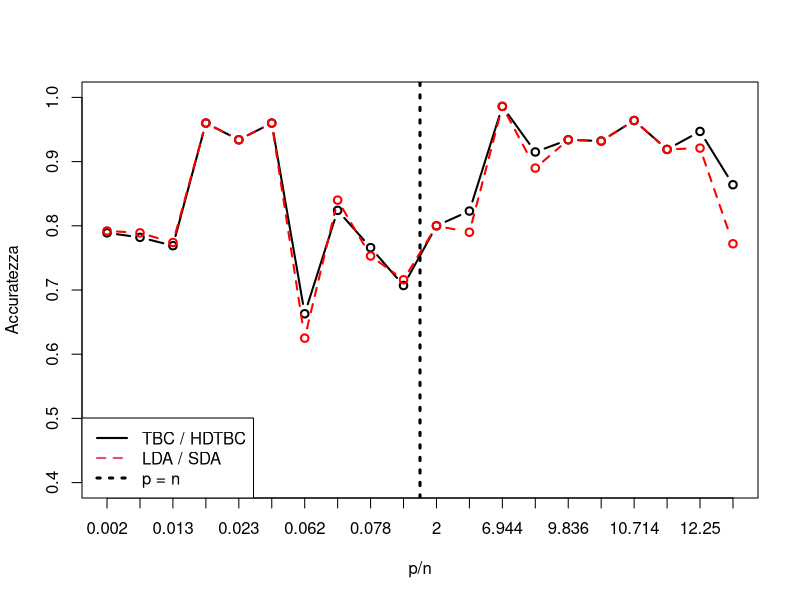
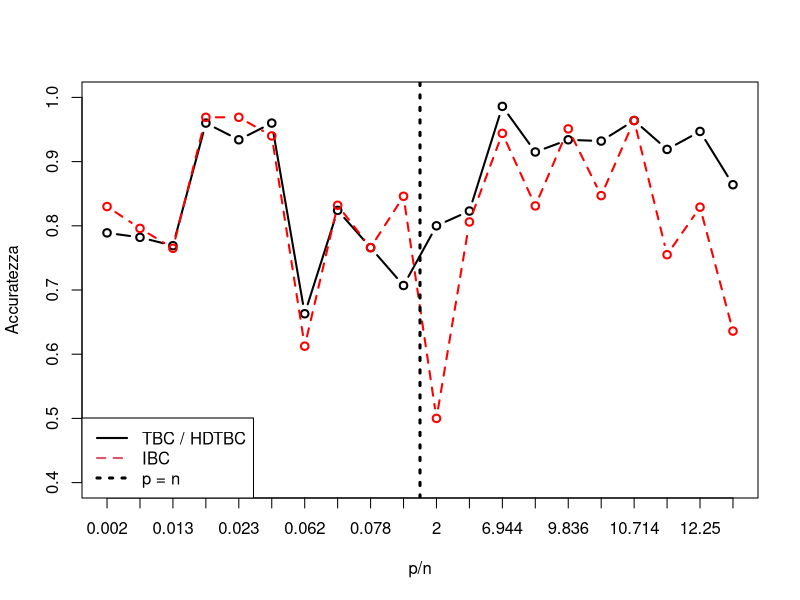
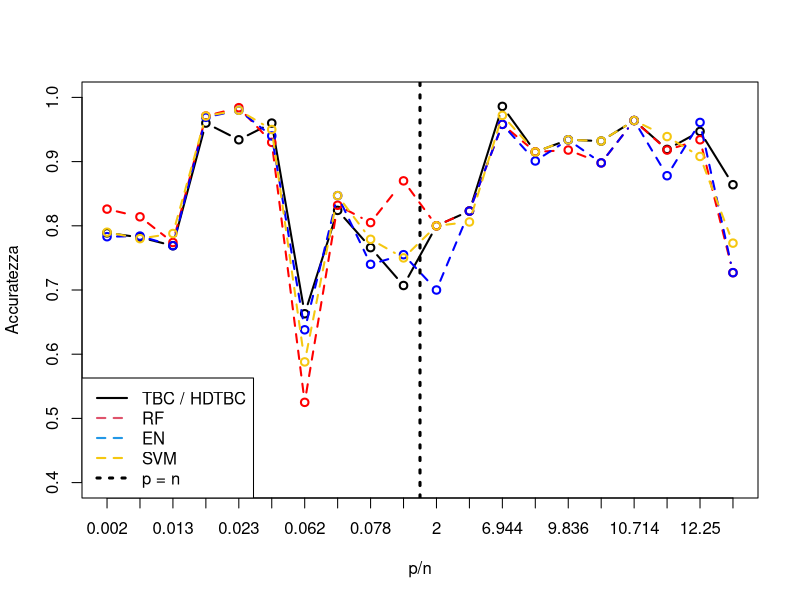

Here is the R script that generated these plots, in order:
# codice per generare i grafici presenti nella tesi

res_rf <- c(.727,.971,.964,.918,.918,.898,.915,.525,
            .823,.832,.934,.93,.958,
            .826,.774,.984,.87,.814,.8,.805)

res_knn <- c(.636,.969,.964,.934,.755,.831,.789,.65,
             .774,.847,.789,.95,.917,
             .832,.742,.969,.817,.776,.1,.779)

res_en <- c(.727,.969,.964,.934,.878,.898,.901,.638,
            .823,.847,.961,.94,.958,
            .783,.769,.98,.755,.784,.7,.74)

res_svm <- c(.773,.971,.964,.934,.939,.932,.915,.588,
             .806,.847,.908,.95,.972,
             .79,.788,.98,.75,.78,.8,.779)

res_lda <- c(.772,.96,.964,.934,.919,.932,.8899,.625,
             .79,.84,.921,.96,.986,
             .792,.774,.934,.716,.789,.8,.753)

res_lda_knn <- c(NA,.957,NA,NA,NA,NA,NA,.6625,
                 NA,.84,NA,.96,NA,
                 .836,.771,NA,.803,.8,NA,.727)

res_tbc <- c(NA,.96,NA,NA,NA,NA,NA,.663,
             NA,.824,NA,.96,NA,
             .789,.769,.934,.707,.782,NA,.766)

res_ibc <- c(.636,.969,.964,.951,.755,.847,.831,.6125,
             .806,.832,.829,.94,.944,
             .83,.765,.969,.846,.796,.5,.766)

res_ibc_base <- c(.636,.946,.875,.77,.51,.746,.803,.475,
                  .806,.847,.5,.92,.958,
                  .707,.774,.93,.707,.78,.6,.701)

res_hd <- c(.864,.966,.964,.934,.919,.932,.915,.675,
            .823,.832,.947,.95,.986,.843,
            .765,.972,.861,.804,.8,.792)


n <- c(22,683,56,61,49,59,71,80,62,131,76,100,72,
       1000,532,256,208,714,10,77)


p <- c(300,10,600,600,600,600,600,5,200,10,
       931,4,500,2,7,6,60,7,20,6)


db_res <- data.frame(n=n,p=p,res_ibc=res_ibc,res_hd=res_hd,
                     res_rf = res_rf, res_en = res_en, 
                     res_knn = res_knn, res_svm = res_svm, 
                     res_lda = res_lda, res_tbc = res_tbc,res_ibc_base,res_lda_knn)

db_res <- db_res[order(db_res$p/db_res$n),]


dbres <- db_res[,-c(10,12)]
dbres[dbres$n>dbres$p,4] <- db_res[db_res$n>db_res$p,10]






####### tbc vs lda
res_ldatbc <- na.omit(dbres[,c(1,2,4,9)])
plot(x=1:20,y=res_ldatbc[,3],type='b',xlab='p/n',ylab='Accuratezza',xaxt='n',ylim=c(.4,1),lwd=2)
axis(1, at=1:20, labels = round(res_ldatbc$p/res_ldatbc$n,3))
lines(x=1:20,y=res_ldatbc[,4],col='red',type='b',lty=2,lwd=2)
abline(v=10.5,lty=3,lwd=3)
legend("bottomleft", c('TBC / HDTBC','LDA / SDA', 'p = n'),
       lty=c(1,2,3),col=c(1,2,1),lwd=c(2,2,3))


####### ibc vs ibc_knn vs knn vs tbc
res_ibc <- na.omit(dbres[,c(1,2,4,3)])
plot(x=1:20,y=res_ibc[,3],type='b',xlab='p/n',ylab='Accuratezza',xaxt='n',ylim=c(.4,1),lwd=2)
axis(1, at=1:20, labels = round(res_ibc$p/res_ibc$n,3))
lines(x=1:20,y=res_ibc[,4],col='red',type='b',lty=2,lwd=2)
abline(v=10.5,lty=3,lwd=3)
legend("bottomleft", c('TBC / HDTBC','IBC','p = n'), 
       lty=c(1,2,3),col=c(1,2,1),lwd=c(2,2,3))



####### tbc vs all
res_all <- na.omit(dbres[,c(1,2,4,5,6,8)])
plot(x=1:20,y=res_all[,3],type='b',xlab='p/n',ylab='Accuratezza',xaxt='n',ylim=c(.4,1),lwd=2)
axis(1, at=1:20, labels = round(res_all$p/res_all$n,3))
lines(x=1:20,y=res_all[,4],col='red',type='b',lty=2,lwd=2)
lines(x=1:20,y=res_all[,5],col='blue',type='b',lty=2,lwd=2)
lines(x=1:20,y=res_all[,6],col=7,type='b',lty=2,lwd=2)
abline(v=10.5,lty=3,lwd=3)
legend("bottomleft", c('TBC / HDTBC','RF','EN','SVM','p = n'), 
       lty=c(1,2,2,2,3),col=c(1,2,4,7,1),lwd=c(2,2,2,2,3))

